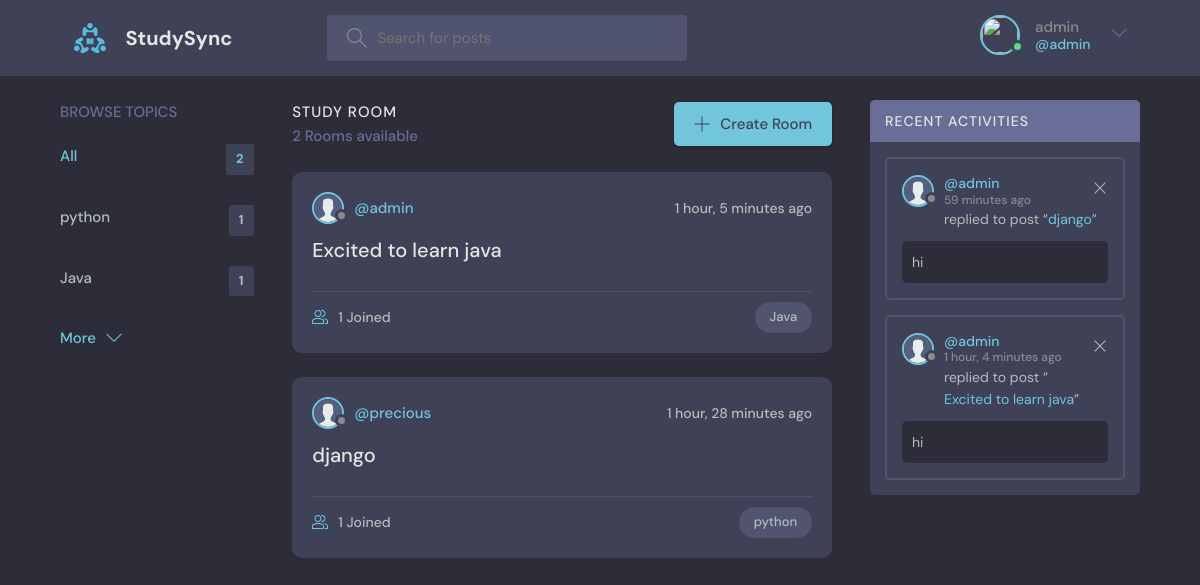
/ (signed in), run on the app's committed database.
### discord/models.py (models this page shows, shortened)
class CustomUser(AbstractUser):
    profile_picture = models.ImageField(upload_to='profiles',default='name.png')

class Topic(models.Model):
    name = models.CharField(max_length=200)  # Name of the topic

class Room(models.Model):
    host = models.ForeignKey(CustomUser, on_delete=models.SET_NULL, null=True)
    topic = models.ForeignKey(Topic, on_delete=models.SET_NULL, null=True)
    name = models.CharField(max_length=200)
    description = models.TextField(null=True, blank=True)
    participants = models.ManyToManyField(CustomUser, related_name='participants')
    updated = models.DateTimeField(auto_now=True)
    created = models.DateTimeField(auto_now_add=True)
    class Meta:
        ordering = ['-updated', '-created']
    def __str__(self):
        return self.name

class Message(models.Model):
    user = models.ForeignKey(CustomUser, on_delete=models.CASCADE)
    room = models.ForeignKey(Room, on_delete=models.CASCADE)
    body = models.TextField()
    updated = models.DateTimeField(auto_now=True)
    created = models.DateTimeField(auto_now_add=True)
    class Meta:
        ordering = ['-updated', '-created']

### discord/views.py (the view)
# urls.py: path('', views.home,  name="home"),                  # URL for home page
def home(request):
    q = request.GET.get('q') if request.GET.get('q') is not None else ''
    rooms = Room.objects.filter(
        Q(topic__name__icontains=q) |  # Filter rooms by topic name containing the search query
        Q(name__icontains=q) |          # Filter rooms by name containing the search query
        Q(description__icontains=q)     # Filter rooms by description containing the search query
    )
    topics = Topic.objects.all()[0:5]
    room_count = rooms.count()
    room_messages = Message.objects.filter(Q(room__topic__name__icontains=q))
    context = {
        'rooms': rooms,                 # Filtered rooms
        'topics': topics,               # First 5 topics
        'room_count': room_count,       # Number of filtered rooms
        'room_messages': room_messages  # Filtered messages
    }
    return render(request, 'discord/home.html', context)

### discord/templates/discord/home.html (shortened to what this page needs)
{% extends 'main.html' %}
{% block content %}
    <main class="layout layout--3">
      <div class="container">
        {% include 'discord/topics_component.html' %}
        <div class="roomList">
          <div class="roomList__header">
            <div>
              <h2>Study Room</h2>
              <p>{{room_count}} Rooms available</p>
            </div>
            <a class="btn btn--main" href="{% url 'discord:create-room' %}">
              <svg version="1.1" xmlns="http://www.w3.org/2000/svg" width="32" height="32" viewBox="0 0 32 32">
                <title>add</title>
                <path
                  d="M16.943 0.943h-1.885v14.115h-14.115v1.885h14.115v14.115h1.885v-14.115h14.115v-1.885h-14.115v-14.115z"
                ></path>
              </svg>
              Create Room
            </a>
          </div>
          {% include 'discord/feed_component.html' %}
        </div>
        {% include 'discord/activity_component.html' %}
      </div>
    </main>
{% endblock %}

### templates/navbar.html (shortened to what this page needs)
{% load static %}
<header class="header header--loggedIn">
    <div class="container">
        <a href="{% url 'discord:home' %}" class="header__logo">
            <img src="{% static 'images/logo.svg' %}" />
            <h1>StudySync</h1>
        </a>
        <form class="header__search" method="GET" action="{% url 'discord:home' %}">
            <label>
                <input name="q" placeholder="Search for posts" />
            </label>
        </form>
        <nav class="header__menu">
        {% if request.user.is_authenticated %}
        <div class="header__user">
            <a href="{% url 'discord:update-user' %}">
                <div class="avatar avatar--medium active">
                    <img src="{{request.user.avatar.url}}" />
                </div>
                <p>{{request.user.username}} <span>@{{request.user.username}}</span></p>
            </a>
            <button class="dropdown-button">
                <svg version="1.1" xmlns="http://www.w3.org/2000/svg" width="32" height="32" viewBox="0 0 32 32">
                    <title>chevron-down</title>
                    <path d="M16 21l-13-13h-3l16 16 16-16h-3l-13 13z"></path>
                </svg>
            </button>
        </div>
        {% else %}
        <a href="{% url 'account_login' %}">
            <img src="{% static 'images/avatar.svg' %}" />
            <p>Login</p>
        </a>
        {% endif %}
      </nav>
    </div>
  </header>

### discord/templates/discord/topics_component.html
<div class="topics">
    <div class="topics__header">
      <h2>Browse Topics</h2>
    </div>
    <ul class="topics__list">
       <li>
           <a href="{% url 'discord:home' %}" class="active">All <span>{{topics.count}}</span></a>
       </li>
       {% for topic in topics %}
       <li>
           <a href="{% url 'discord:home' %}?q={{topic.name}}">{{topic.name}}<span>{{topic.room_set.all.count}}</span></a>
       </li>
       {% endfor %}
   </ul>
    <a class="btn btn--link" href="{% url 'discord:topics' %}">
      More
      <svg version="1.1" xmlns="http://www.w3.org/2000/svg" width="32" height="32" viewBox="0 0 32 32">
        <title>chevron-down</title>
        <path d="M16 21l-13-13h-3l16 16 16-16h-3l-13 13z"></path>
      </svg>
    </a>
  </div>

### discord/templates/discord/feed_component.html (shortened to what this page needs)
{% for room in rooms %}
{% load static %}
<div class="roomListRoom">
    <div class="roomListRoom__header">
        <a href="{% url 'discord:user-profile' %}" class="roomListRoom__author">
            <div class="avatar avatar--small">
                <img src="{% static 'images/avatar.svg' %}" />
            </div>
            <span>@{{room.host.username}}</span>
        </a>
        <div class="roomListRoom__actions">
            <span>{{room.created|timesince}} ago</span>
        </div>
    </div>
    <div class="roomListRoom__content">
        <a href="{% url 'discord:room' room.id %}">{{room.name}}</a>
    </div>
    <div class="roomListRoom__meta">
        <a href="{% url 'discord:room' room.id %}" class="roomListRoom__joined">
            {{room.participants.all.count}} Joined
        </a>
        <p class="roomListRoom__topic">{{room.topic.name}}</p>
    </div>
</div>
{% endfor %}

### discord/templates/discord/activity_component.html
{% load static %}
<div class="activities">
   <div class="activities__header">
       <h2>Recent Activities</h2>
   </div>
   {% for message in room_messages %}
   <div class="activities__box">
       <div class="activities__boxHeader roomListRoom__header">
           <a href="{% url 'discord:user-profile' %}" class="roomListRoom__author">
               <div class="avatar avatar--small">
                   <img src="{% static 'images/avatar.svg' %}" />
               </div>
               <p>
                   @{{message.user.username}}
                   <span>{{message.created|timesince}} ago</span>
               </p>
           </a>
           {% if request.user == message.user %}
           <div class="roomListRoom__actions">
               <a href="{% url 'discord:delete-message' message.id %}">
                   <svg version="1.1" xmlns="http://www.w3.org/2000/svg" width="32" height="32" viewBox="0 0 32 32">
                       <title>remove</title>
                       <path
                           d="M27.314 6.019l-1.333-1.333-9.98 9.981-9.981-9.981-1.333 1.333 9.981 9.981-9.981 9.98 1.333 1.333 9.981-9.98 9.98 9.98 1.333-1.333-9.98-9.98 9.98-9.981z">
                       </path>
                   </svg>
               </a>
           </div>
           {% endif %}
       </div>
       <div class="activities__boxContent">
            <p>replied to post “<a href="{% url 'discord:room' message.room.id %}">{{message.room}}</a>”</p>
            <div class="activities__boxRoomContent">{{message.body}}</div>
       </div>
   </div>
   {% endfor %}
</div>

### data on the page
CustomUser: user.username "admin"
Topic: name "python", room_set.all.count "1"
Topic: name "Java", room_set.all.count "1"
Room: host.username "admin", created "1 hour, 5 minutes", name "Excited to learn java", participants.all.count "1", topic.name "Java"
Room: host.username "precious", created "1 hour, 28 minutes", name "django", participants.all.count "1", topic.name "python"
Message: user.username "admin", created "59 minutes", room "django", body "hi"
Message: user.username "admin", created "1 hour, 4 minutes", room "Excited to learn java", body "hi"

### other printed values
{{ topics.count }} "2"
{{ room_count }} "2"
